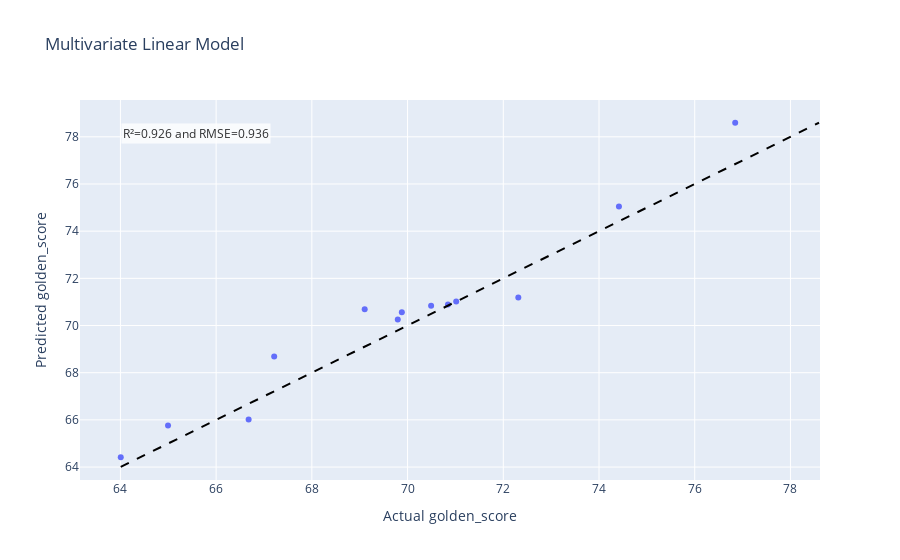

Source (notebook cell):
### Markdown cell above
#############################################################################
# Linear Regression
#############################################################################

### Code cell
from sklearn.pipeline import Pipeline
from sklearn.preprocessing import StandardScaler
from sklearn.model_selection import train_test_split
from sklearn.linear_model import RidgeCV
from sklearn.metrics import mean_squared_error, r2_score
import plotly.express as px


predictive_cols = ['face_height', 'face_width', 'nose_width', 'mouth_width'] 

X = headshots[predictive_cols].copy()
y = headshots['golden_score'].copy()

X_train, X_test, y_train, y_test = train_test_split(X, y, test_size=0.25, random_state=42)

ridge_pipe = Pipeline([
    ('scaler', StandardScaler()),
    ('ridge', RidgeCV(alphas=np.logspace(-3, 3, 50), cv=5))
])

ridge_pipe.fit(X_train, y_train)
y_pred_test = ridge_pipe.predict(X_test)

R2_test = r2_score(y_test, y_pred_test)
RMSE_test = float(np.sqrt(mean_squared_error(y_test, y_pred_test)))


fig_fit_test = px.scatter(
    x=y_test,
    y=y_pred_test,
    labels={"x": "Actual golden_score", "y": "Predicted golden_score"},
    title="Multivariate Linear Model"
)

min_v = float(np.min([y_test.min(), y_pred_test.min()]))
max_v = float(np.max([y_test.max(), y_pred_test.max()]))


fig_fit_test.add_shape(
    type="line",
    x0=min_v, y0=min_v,
    x1=max_v, y1=max_v,
    line=dict(color="black", width=2, dash="dash"),
    name="Ideal: y = x")


#R² and RMSE
fig_fit_test.add_annotation(
    x=min_v, y=max_v,
    text=f"R²={R2_test:.3f} and RMSE={RMSE_test:.3f}",
    showarrow=False,
    font=dict(size=12, color="black"),
    xanchor="left", yanchor="top",
    bgcolor="white", opacity=0.8
)

fig_fit_test.show()

### Figure 1 — Plotly figure (JSON) as saved in the notebook; plotly's stock layout.template omitted (floating-point values rounded to 4 significant figures)
{"data": [{"hovertemplate": "Actual golden_score=%{x}<br>Predicted golden_score=%{y}<extra></extra>", "legendgroup": "", "marker": {"color": "#636efa", "symbol": "circle"}, "mode": "markers", "name": "", "orientation": "v", "showlegend": false, "type": "scatter", "x": [71.02, 76.85, 64.01, 74.42, 70.84, 69.88, 69.8, 72.31, 69.1, 67.21, 66.68, 70.49, 64.99], "xaxis": "x", "y": [71.02, 78.6, 64.42, 75.04, 70.89, 70.57, 70.26, 71.19, 70.69, 68.68, 66.01, 70.84, 65.76], "yaxis": "y"}], "layout": {"annotations": [{"bgcolor": "white", "font": {"color": "black", "size": 12}, "opacity": 0.8, "showarrow": false, "text": "R²=0.926 and RMSE=0.936", "x": 64.01, "xanchor": "left", "y": 78.6, "yanchor": "top"}], "legend": {"tracegroupgap": 0}, "shapes": [{"line": {"color": "black", "dash": "dash", "width": 2}, "name": "Ideal: y = x", "type": "line", "x0": 64.01, "x1": 78.6, "y0": 64.01, "y1": 78.6}], "title": {"text": "Multivariate Linear Model"}, "xaxis": {"anchor": "y", "domain": [0, 1], "title": {"text": "Actual golden_score"}}, "yaxis": {"anchor": "x", "domain": [0, 1], "title": {"text": "Predicted golden_score"}}}}
